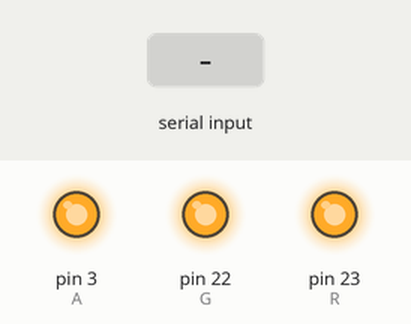
Recording of a sketch running on a simulated Arduino Mega 2560, built with avr-gcc and run on an emulated ATmega2560. Parts: output pins drawn as LEDs (lit = HIGH). Inputs (shaded band) come from the test bench. Pins used as bus, display or sensor lines are not drawn.

Above: at 1.2 s.
1.3 s: "P" received over Serial
At 1.7 s:
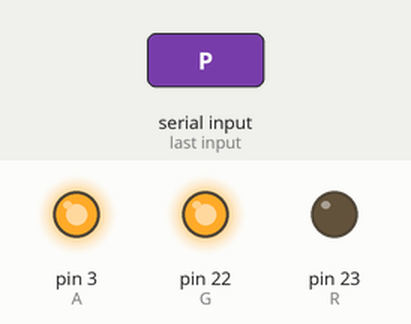
Timing chart, 0 to 4.3 s (numbered marks = the images above; inputs shaded):
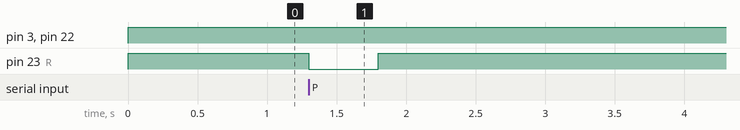

Measured:
- after the input at 1.3 s, pin 23 (R): HIGH → LOW at once, → HIGH 0.50 s later

The sketch:

LEDS_V1.ino
```cpp
// DEFINIMOS PINES DE SALIDA
#define R 23
#define G 22
#define B 1
#define A 3

char material;
void setup() {

  pinMode(R,OUTPUT);
  pinMode(G,OUTPUT);
  pinMode(B,OUTPUT);
  pinMode(A,OUTPUT);

  Serial.begin(115200);
  // put your setup code here, to run once:

}

void loop() {
  if(Serial.available()){
    material = Serial.read();
    switch(material){
      case 'P':
        digitalWrite(R,LOW);
        digitalWrite(G,HIGH);
        digitalWrite(B,LOW);
        delay(500);
      break;
      case 'A':
        digitalWrite(R,LOW);
        digitalWrite(G,HIGH);
        digitalWrite(B,LOW);
        delay(500);
      break;
      case 'H':
        digitalWrite(R,LOW);
        digitalWrite(G,HIGH);
        digitalWrite(B,LOW);
        delay(500);
      break;
      default:
        digitalWrite(R,HIGH);
        digitalWrite(G,HIGH);
        digitalWrite(B,HIGH);
      break;
    }
  }else{
    digitalWrite(R,HIGH);
    digitalWrite(G,HIGH);
    digitalWrite(B,HIGH);
    digitalWrite(A,HIGH);
  }
  // put your main code here, to run repeatedly:

}
```
